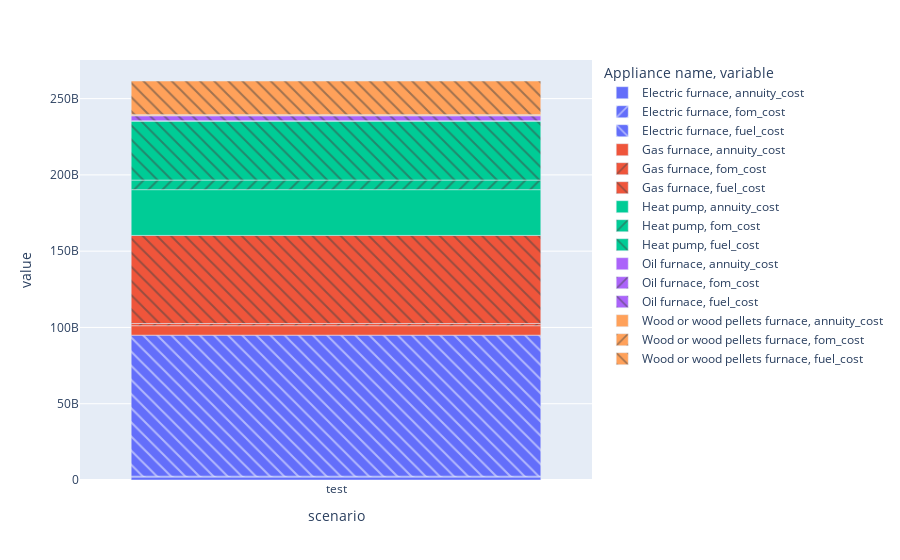

The code cell stored with this chart in its notebook:
### Code cell
cost_comps = (cost_comps.groupby(["RunId",'Appliance name'])[new_cols].sum()/4).melt(ignore_index=False)
cost_comps["scenario"] = "test"

px.bar(cost_comps.groupby(["scenario","Appliance name","variable"])["value"].mean().reset_index(), x="scenario", y="value", color="Appliance name", pattern_shape="variable", template="plotly")

### Figure 1 — Plotly figure (JSON) as saved in the notebook; plotly's stock layout.template omitted (floating-point values rounded to 4 significant figures)
{"data": [{"alignmentgroup": "True", "hovertemplate": "Appliance name=Electric furnace<br>variable=annuity_cost<br>scenario=%{x}<br>value=%{y}<extra></extra>", "legendgroup": "Electric furnace, annuity_cost", "marker": {"color": "#636efa", "pattern": {"shape": ""}}, "name": "Electric furnace, annuity_cost", "offsetgroup": "Electric furnace, annuity_cost", "orientation": "v", "showlegend": true, "textposition": "auto", "type": "bar", "x": ["test"], "xaxis": "x", "y": [1929000000.0], "yaxis": "y"}, {"alignmentgroup": "True", "hovertemplate": "Appliance name=Electric furnace<br>variable=fom_cost<br>scenario=%{x}<br>value=%{y}<extra></extra>", "legendgroup": "Electric furnace, fom_cost", "marker": {"color": "#636efa", "pattern": {"shape": "/"}}, "name": "Electric furnace, fom_cost", "offsetgroup": "Electric furnace, fom_cost", "orientation": "v", "showlegend": true, "textposition": "auto", "type": "bar", "x": ["test"], "xaxis": "x", "y": [590800000.0], "yaxis": "y"}, {"alignmentgroup": "True", "hovertemplate": "Appliance name=Electric furnace<br>variable=fuel_cost<br>scenario=%{x}<br>value=%{y}<extra></extra>", "legendgroup": "Electric furnace, fuel_cost", "marker": {"color": "#636efa", "pattern": {"shape": "\\"}}, "name": "Electric furnace, fuel_cost", "offsetgroup": "Electric furnace, fuel_cost", "orientation": "v", "showlegend": true, "textposition": "auto", "type": "bar", "x": ["test"], "xaxis": "x", "y": [92420000000.0], "yaxis": "y"}, {"alignmentgroup": "True", "hovertemplate": "Appliance name=Gas furnace<br>variable=annuity_cost<br>scenario=%{x}<br>value=%{y}<extra></extra>", "legendgroup": "Gas furnace, annuity_cost", "marker": {"color": "#EF553B", "pattern": {"shape": ""}}, "name": "Gas furnace, annuity_cost", "offsetgroup": "Gas furnace, annuity_cost", "orientation": "v", "showlegend": true, "textposition": "auto", "type": "bar", "x": ["test"], "xaxis": "x", "y": [6205000000.0], "yaxis": "y"}, {"alignmentgroup": "True", "hovertemplate": "Appliance name=Gas furnace<br>variable=fom_cost<br>scenario=%{x}<br>value=%{y}<extra></extra>", "legendgroup": "Gas furnace, fom_cost", "marker": {"color": "#EF553B", "pattern": {"shape": "/"}}, "name": "Gas furnace, fom_cost", "offsetgroup": "Gas furnace, fom_cost", "orientation": "v", "showlegend": true, "textposition": "auto", "type": "bar", "x": ["test"], "xaxis": "x", "y": [1441000000.0], "yaxis": "y"}, {"alignmentgroup": "True", "hovertemplate": "Appliance name=Gas furnace<br>variable=fuel_cost<br>scenario=%{x}<br>value=%{y}<extra></extra>", "legendgroup": "Gas furnace, fuel_cost", "marker": {"color": "#EF553B", "pattern": {"shape": "\\"}}, "name": "Gas furnace, fuel_cost", "offsetgroup": "Gas furnace, fuel_cost", "orientation": "v", "showlegend": true, "textposition": "auto", "type": "bar", "x": ["test"], "xaxis": "x", "y": [57730000000.0], "yaxis": "y"}, {"alignmentgroup": "True", "hovertemplate": "Appliance name=Heat pump<br>variable=annuity_cost<br>scenario=%{x}<br>value=%{y}<extra></extra>", "legendgroup": "Heat pump, annuity_cost", "marker": {"color": "#00cc96", "pattern": {"shape": ""}}, "name": "Heat pump, annuity_cost", "offsetgroup": "Heat pump, annuity_cost", "orientation": "v", "showlegend": true, "textposition": "auto", "type": "bar", "x": ["test"], "xaxis": "x", "y": [30000000000.0], "yaxis": "y"}, {"alignmentgroup": "True", "hovertemplate": "Appliance name=Heat pump<br>variable=fom_cost<br>scenario=%{x}<br>value=%{y}<extra></extra>", "legendgroup": "Heat pump, fom_cost", "marker": {"color": "#00cc96", "pattern": {"shape": "/"}}, "name": "Heat pump, fom_cost", "offsetgroup": "Heat pump, fom_cost", "orientation": "v", "showlegend": true, "textposition": "auto", "type": "bar", "x": ["test"], "xaxis": "x", "y": [6263000000.0], "yaxis": "y"}, {"alignmentgroup": "True", "hovertemplate": "Appliance name=Heat pump<br>variable=fuel_cost<br>scenario=%{x}<br>value=%{y}<extra></extra>", "legendgroup": "Heat pump, fuel_cost", "marker": {"color": "#00cc96", "pattern": {"shape": "\\"}}, "name": "Heat pump, fuel_cost", "offsetgroup": "Heat pump, fuel_cost", "orientation": "v", "showlegend": true, "textposition": "auto", "type": "bar", "x": ["test"], "xaxis": "x", "y": [38690000000.0], "yaxis": "y"}, {"alignmentgroup": "True", "hovertemplate": "Appliance name=Oil furnace<br>variable=annuity_cost<br>scenario=%{x}<br>value=%{y}<extra></extra>", "legendgroup": "Oil furnace, annuity_cost", "marker": {"color": "#ab63fa", "pattern": {"shape": ""}}, "name": "Oil furnace, annuity_cost", "offsetgroup": "Oil furnace, annuity_cost", "orientation": "v", "showlegend": true, "textposition": "auto", "type": "bar", "x": ["test"], "xaxis": "x", "y": [173700000.0], "yaxis": "y"}, {"alignmentgroup": "True", "hovertemplate": "Appliance name=Oil furnace<br>variable=fom_cost<br>scenario=%{x}<br>value=%{y}<extra></extra>", "legendgroup": "Oil furnace, fom_cost", "marker": {"color": "#ab63fa", "pattern": {"shape": "/"}}, "name": "Oil furnace, fom_cost", "offsetgroup": "Oil furnace, fom_cost", "orientation": "v", "showlegend": true, "textposition": "auto", "type": "bar", "x": ["test"], "xaxis": "x", "y": [34110000.0], "yaxis": "y"}, {"alignmentgroup": "True", "hovertemplate": "Appliance name=Oil furnace<br>variable=fuel_cost<br>scenario=%{x}<br>value=%{y}<extra></extra>", "legendgroup": "Oil furnace, fuel_cost", "marker": {"color": "#ab63fa", "pattern": {"shape": "\\"}}, "name": "Oil furnace, fuel_cost", "offsetgroup": "Oil furnace, fuel_cost", "orientation": "v", "showlegend": true, "textposition": "auto", "type": "bar", "x": ["test"], "xaxis": "x", "y": [3246000000.0], "yaxis": "y"}, {"alignmentgroup": "True", "hovertemplate": "Appliance name=Wood or wood pellets furnace<br>variable=annuity_cost<br>scenario=%{x}<br>value=%{y}<extra></extra>", "legendgroup": "Wood or wood pellets furnace, annuity_cost", "marker": {"color": "#FFA15A", "pattern": {"shape": ""}}, "name": "Wood or wood pellets furnace, annuity_cost", "offsetgroup": "Wood or wood pellets furnace, annuity_cost", "orientation": "v", "showlegend": true, "textposition": "auto", "type": "bar", "x": ["test"], "xaxis": "x", "y": [628100000.0], "yaxis": "y"}, {"alignmentgroup": "True", "hovertemplate": "Appliance name=Wood or wood pellets furnace<br>variable=fom_cost<br>scenario=%{x}<br>value=%{y}<extra></extra>", "legendgroup": "Wood or wood pellets furnace, fom_cost", "marker": {"color": "#FFA15A", "pattern": {"shape": "/"}}, "name": "Wood or wood pellets furnace, fom_cost", "offsetgroup": "Wood or wood pellets furnace, fom_cost", "orientation": "v", "showlegend": true, "textposition": "auto", "type": "bar", "x": ["test"], "xaxis": "x", "y": [126400000.0], "yaxis": "y"}, {"alignmentgroup": "True", "hovertemplate": "Appliance name=Wood or wood pellets furnace<br>variable=fuel_cost<br>scenario=%{x}<br>value=%{y}<extra></extra>", "legendgroup": "Wood or wood pellets furnace, fuel_cost", "marker": {"color": "#FFA15A", "pattern": {"shape": "\\"}}, "name": "Wood or wood pellets furnace, fuel_cost", "offsetgroup": "Wood or wood pellets furnace, fuel_cost", "orientation": "v", "showlegend": true, "textposition": "auto", "type": "bar", "x": ["test"], "xaxis": "x", "y": [22060000000.0], "yaxis": "y"}], "layout": {"barmode": "relative", "legend": {"title": {"text": "Appliance name, variable"}, "tracegroupgap": 0}, "margin": {"t": 60}, "xaxis": {"anchor": "y", "domain": [0, 1], "title": {"text": "scenario"}}, "yaxis": {"anchor": "x", "domain": [0, 1], "title": {"text": "value"}}}}
